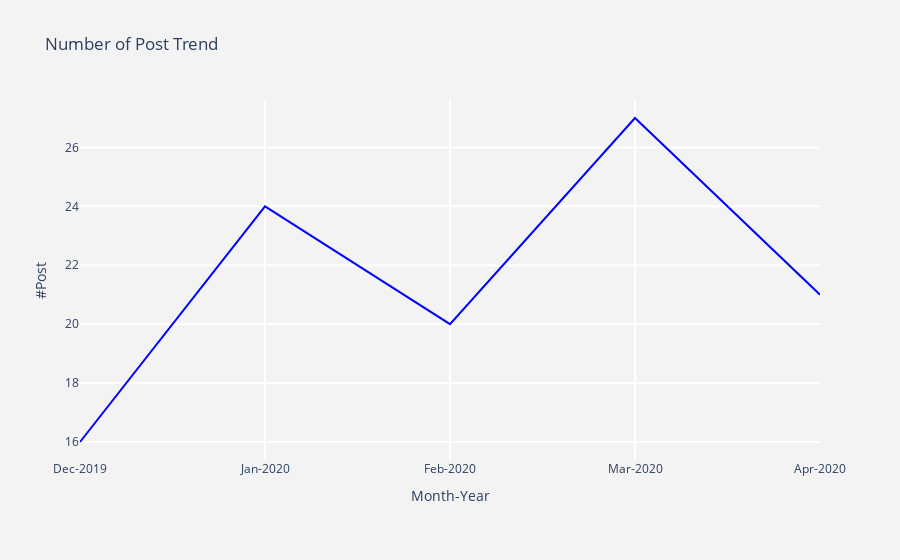

This figure's notebook cell:
### Code cell
#@title Click on play to plot posts by month trend. { display-mode: "form" }

configure_plotly_browser_state()
dfs_month_post = dfs.groupby(['year','month']).count()[['post_id']]
dfs_month_post.reset_index(inplace=True)
dfs_month_post['mon'] = dfs_month_post['month']
dfs_month_post = dfs_month_post.replace({"mon": monthDic})
dfs_month_post['mon_year'] = dfs_month_post['mon'] +'-'+dfs_month_post['year'].astype(str)
plot_montly_post(dfs_month_post)

### Figure 1 — Plotly figure (JSON) as saved in the notebook; plotly's stock layout.template omitted (floating-point values rounded to 4 significant figures)
{"data": [{"name": "Comments", "y": [16, 24, 20, 27, 21], "mode": "lines", "marker": {"color": "blue", "line": {"width": 1}}, "x": ["Dec-2019", "Jan-2020", "Feb-2020", "Mar-2020", "Apr-2020"], "type": "scatter"}], "layout": {"title": {"text": "Number of Post Trend"}, "paper_bgcolor": "rgb(243,243,243)", "plot_bgcolor": "rgb(243,243,243)", "yaxis": {"zerolinewidth": 1, "ticklen": 5, "gridcolor": "rgb(255, 255, 255)", "gridwidth": 2, "title": {"text": "#Post"}}, "xaxis": {"zerolinewidth": 1, "ticklen": 5, "gridcolor": "rgb(255, 255, 255)", "gridwidth": 2, "title": {"text": "Month-Year"}}, "margin": {"b": 100}}}
